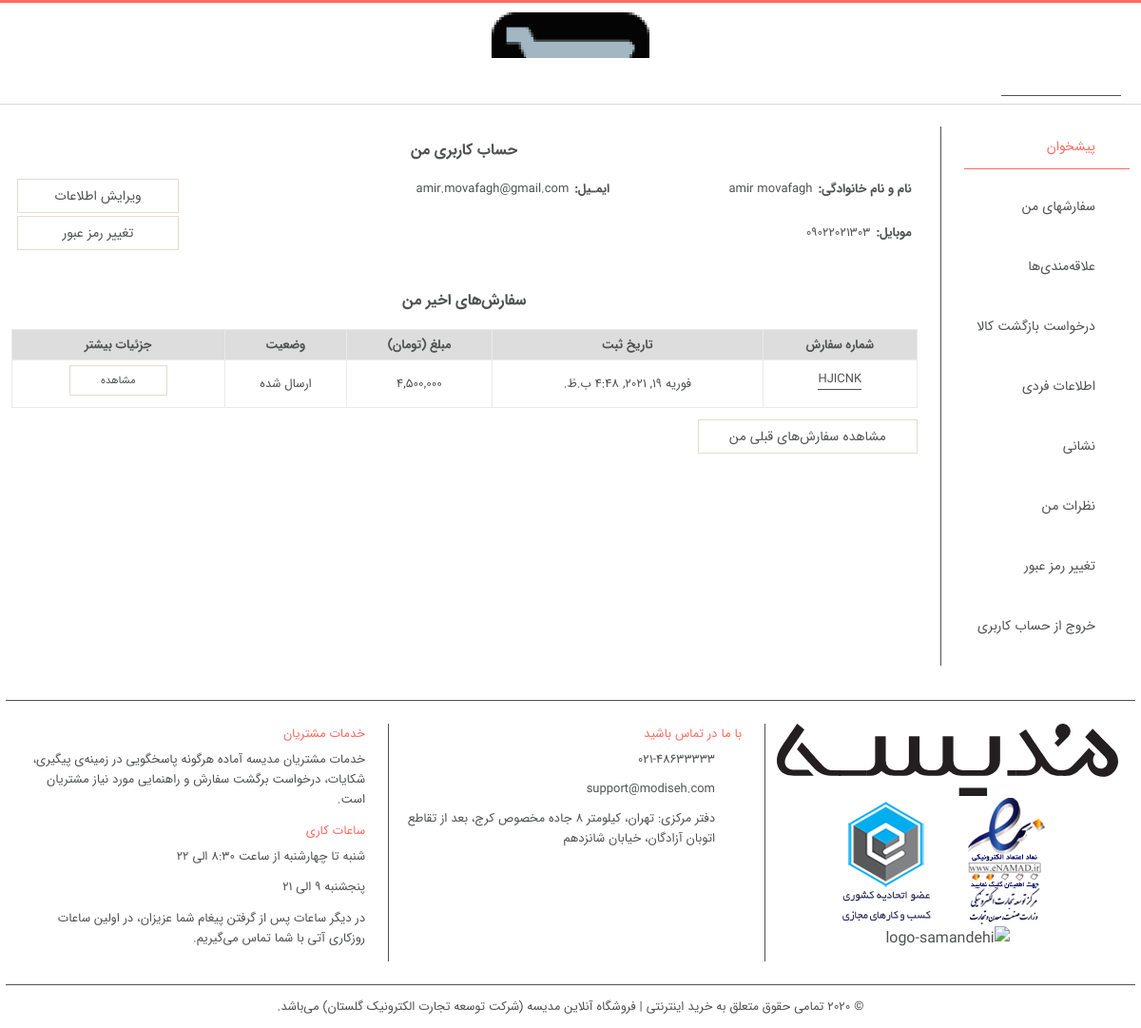
The page /user/ (signed in) on the database as committed earlier.
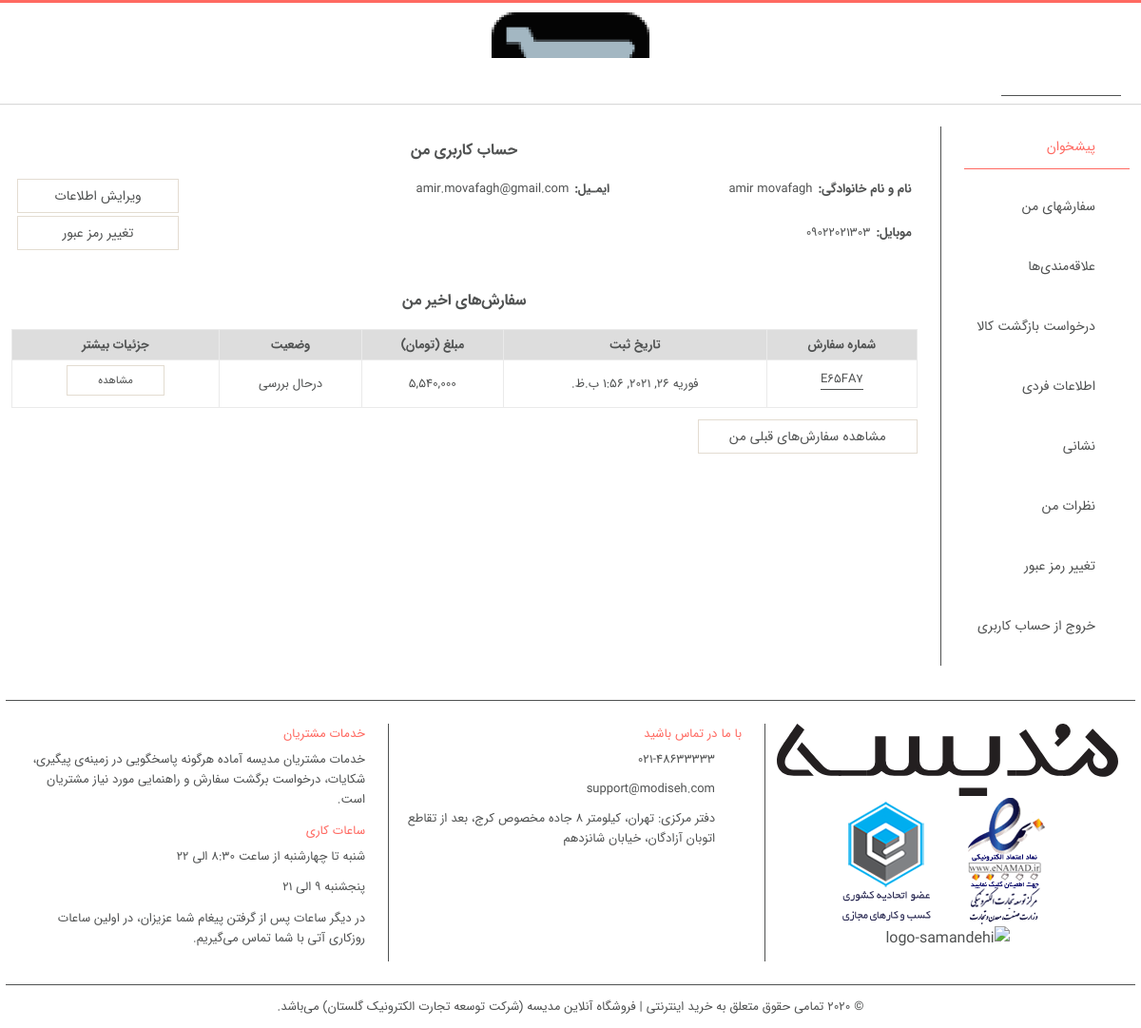
The same page on the database as committed later.
### order/models.py (models this page shows, shortened)
class Order(models.Model):
    STATUS = (
        ('New', 'درحال بررسی'),
        ('Accepted', 'تایید شده'),
        ('Preparing', 'درحال آماده سازی'),
        ('OnShipping', 'ارسال شده'),
        ('Completed', 'تکمیل شده'),
        ('Canceled', 'لغو شده'),
        ('Referred', 'مرجوع شده'),
    )
    user = models.ForeignKey(User, on_delete=models.SET_NULL, null=True, verbose_name='کاربر')
    code = models.CharField(max_length=6, editable=False, verbose_name='شماره سفارش')
    first_name = models.CharField(max_length=50, verbose_name='نام')
    last_name = models.CharField(max_length=50, verbose_name='نام خانوادگی')
    phone = models.CharField(blank=True, max_length=20, verbose_name='شماره تماس')
    address = models.CharField(blank=True, max_length=300, verbose_name='آدرس')
    state = models.CharField(blank=True, max_length=30, verbose_name='استان')
    city = models.CharField(blank=True, max_length=30, verbose_name='شهر')
    total = models.IntegerField(verbose_name='مجموع')
    status = models.CharField(max_length=20, choices=STATUS, default='New', verbose_name='وضعیت سفارش')
    postalcode = models.CharField(blank=True, max_length=20, verbose_name='کدپستی')
    ip = models.CharField(blank=True, max_length=20)
    admin_note = models.CharField(blank=True, max_length=100, verbose_name='یادداشت')
    create_at = models.DateTimeField(auto_now_add=True, verbose_name='ایجاد')
    update_at = models.DateTimeField(auto_now=True, verbose_name='بروزرسانی')
    def status_persian(self):
        if self.status == 'New':
            return 'درحال بررسی'
        elif self.status == 'Accepted':
            return 'تایید شده'
        elif self.status == 'Preparing':
            return 'درحال آماده سازی'
        elif self.status == 'OnShipping':
            return 'ارسال شده'
        elif self.status == 'Completed':
            return 'تکمیل شده'
        elif self.status == 'Canceled':
            return 'لغو شده'
        else:
            return 'مرجوع شده'
    class Meta:
        verbose_name = 'سفارش'
        verbose_name_plural = 'سفارش ها'

### user/views.py (the view)
# urls.py: path('', views.index),
@login_required(login_url='/login')  # check login
def index(request):
    category = Category.objects.all()
    current_user = request.user
    profile = UserProfile.objects.get(user_id=current_user.id)
    last_order = Order.objects.filter(user_id=current_user.id).last()
    context = {'category': category, 'profile': profile, 'lastOrder': last_order}
    return render(request, "user_profile.html", context)

### user/templates/user_profile.html (shortened to what the changed rows need)
{% extends "base.html" %}
{% load humanize %}
{% block body %}
    <main class="main">
        {% if user.id is not None %}
            <div class="container">
                <div id="profile" class="grid">
                    <div class="content">
                        <section id="myAccountPage">
                            <div class="row">
                                <div class="hscroll">
                                    {% if lastOrder %}
                                        <table class="gvi gvi-orders">
                                            <thead>
                                            <tr>
                                                <th class="col-document-id">شماره سفارش</th>
                                                <th class="col-document-date">تاریخ ثبت</th>
                                                <th class="col-order-total">مبلغ (تومان)</th>
                                                <th class="col-status">وضعیت</th>
                                                <th>جزئیات بیشتر</th>
                                            </tr>
                                            </thead>
                                            <tbody data-bind="foreach: orders">
                                            <tr>
                                                <td class="col-document-id">
                                                    <p class="td-box">
                                                        <a href="/user/orderdetails/{{ lastOrder.id }}">{{ lastOrder.code }}</a>
                                                    </p>
                                                </td>
                                                <td class="col-document-date">{{ lastOrder.create_at }}</td>
                                                <td class="col-order-total">{{ lastOrder.total | intcomma:False }}</td>
                                                <td class="col-status deliveredtodistributer"
                                                >{{ lastOrder.status_persian }}
                                                </td>
                                                <td>
                                                    <a class="btn small"
                                                       href="/user/orderdetails/{{ lastOrder.id }}">مشاهده</a>
                                                </td>
                                            </tr>
                                            </tbody>
                                        </table>
                                    {% else %}
                                        <div class="msg-block">
                                            هیچ سفارشی پیدا نشد.
                                        </div>
                                    {% endif %}
                                </div>
                            </div>
                        </section>
                    </div>
                </div>
            </div>
        {% endif %}
    </main>
{% endblock %}

Rows that differ between the two databases and show on the page:
no longer on this page (row unchanged): Order: code "HJICNK", create_at "فوریه 19, 2021, 4:48 ب.ظ.", total "4,500,000", status_persian "ارسال شده"
added Order: code "E65FA7", create_at "فوریه 26, 2021, 1:56 ب.ظ.", total "5,540,000", status_persian "درحال بررسی"
